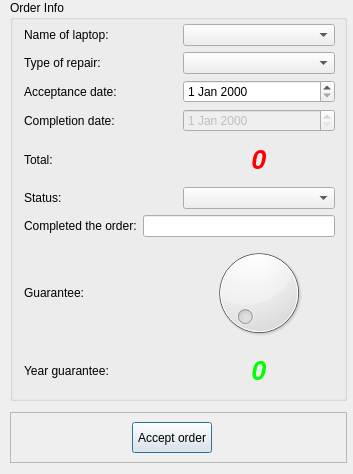
<?xml version="1.0" encoding="UTF-8"?>
<ui version="4.0">
 <class>RecordWindow</class>
 <widget class="QDialog" name="RecordWindow">
  <property name="geometry">
   <rect>
    <x>0</x>
    <y>0</y>
    <width>353</width>
    <height>474</height>
   </rect>
  </property>
  <property name="minimumSize">
   <size>
    <width>353</width>
    <height>474</height>
   </size>
  </property>
  <property name="maximumSize">
   <size>
    <width>353</width>
    <height>474</height>
   </size>
  </property>
  <property name="windowTitle">
   <string>Add record</string>
  </property>
  <widget class="QFrame" name="accept_frame">
   <property name="geometry">
    <rect>
     <x>10</x>
     <y>412</y>
     <width>337</width>
     <height>51</height>
    </rect>
   </property>
   <property name="frameShape">
    <enum>QFrame::StyledPanel</enum>
   </property>
   <property name="frameShadow">
    <enum>QFrame::Raised</enum>
   </property>
   <widget class="QPushButton" name="accept_btn">
    <property name="geometry">
     <rect>
      <x>122</x>
      <y>10</y>
      <width>80</width>
      <height>31</height>
     </rect>
    </property>
    <property name="text">
     <string>Accept order</string>
    </property>
   </widget>
  </widget>
  <widget class="QGroupBox" name="order_info_gBox">
   <property name="geometry">
    <rect>
     <x>10</x>
     <y>0</y>
     <width>337</width>
     <height>401</height>
    </rect>
   </property>
   <property name="title">
    <string>Order Info</string>
   </property>
   <widget class="QWidget" name="layoutWidget">
    <property name="geometry">
     <rect>
      <x>14</x>
      <y>24</y>
      <width>311</width>
      <height>368</height>
     </rect>
    </property>
    <layout class="QVBoxLayout" name="verticalLayout">
     <item>
      <layout class="QHBoxLayout" name="name_hLayout">
       <item>
        <widget class="QLabel" name="name_label">
         <property name="text">
          <string>Name of laptop:</string>
         </property>
        </widget>
       </item>
       <item>
        <widget class="QComboBox" name="name_comboBox"/>
       </item>
      </layout>
     </item>
     <item>
      <layout class="QHBoxLayout" name="type_of_repairhLayout">
       <item>
        <widget class="QLabel" name="type_label">
         <property name="text">
          <string>Type of repair:</string>
         </property>
        </widget>
       </item>
       <item>
        <widget class="QComboBox" name="type_repair_comboBox"/>
       </item>
      </layout>
     </item>
     <item>
      <layout class="QHBoxLayout" name="acceptance_date_hLayout">
       <item>
        <widget class="QLabel" name="accept_date_label">
         <property name="text">
          <string>Acceptance date:</string>
         </property>
        </widget>
       </item>
       <item>
        <widget class="QDateEdit" name="accept_dateEdit"/>
       </item>
      </layout>
     </item>
     <item>
      <layout class="QHBoxLayout" name="completion_date_hLayout">
       <item>
        <widget class="QLabel" name="complete_date_label">
         <property name="text">
          <string>Completion date:</string>
         </property>
        </widget>
       </item>
       <item>
        <widget class="QDateEdit" name="complete_dateEdit">
         <property name="enabled">
          <bool>false</bool>
         </property>
        </widget>
       </item>
      </layout>
     </item>
     <item>
      <layout class="QHBoxLayout" name="total_hLayout">
       <item>
        <widget class="QLabel" name="total_label">
         <property name="text">
          <string>Total:</string>
         </property>
        </widget>
       </item>
       <item>
        <widget class="QLabel" name="total_value_label">
         <property name="font">
          <font>
           <pointsize>20</pointsize>
           <weight>75</weight>
           <italic>true</italic>
           <bold>true</bold>
          </font>
         </property>
         <property name="styleSheet">
          <string notr="true">color: rgb(255, 0, 0);</string>
         </property>
         <property name="text">
          <string>0</string>
         </property>
         <property name="alignment">
          <set>Qt::AlignCenter</set>
         </property>
        </widget>
       </item>
      </layout>
     </item>
     <item>
      <layout class="QHBoxLayout" name="status_hLayout">
       <item>
        <widget class="QLabel" name="status_label">
         <property name="text">
          <string>Status:</string>
         </property>
        </widget>
       </item>
       <item>
        <widget class="QComboBox" name="status_comboBox"/>
       </item>
      </layout>
     </item>
     <item>
      <layout class="QHBoxLayout" name="completed_order_name_hLayout">
       <item>
        <widget class="QLabel" name="completed_order_name_label">
         <property name="text">
          <string>Completed the order:</string>
         </property>
        </widget>
       </item>
       <item>
        <widget class="QLineEdit" name="completed_order_name_lEdit">
         <property name="enabled">
          <bool>true</bool>
         </property>
        </widget>
       </item>
      </layout>
     </item>
     <item>
      <layout class="QHBoxLayout" name="guarantee_hLabel">
       <item>
        <widget class="QLabel" name="guarantee_label">
         <property name="text">
          <string>Guarantee:</string>
         </property>
        </widget>
       </item>
       <item>
        <widget class="QDial" name="guarantee_dial">
         <property name="mouseTracking">
          <bool>false</bool>
         </property>
         <property name="focusPolicy">
          <enum>Qt::ClickFocus</enum>
         </property>
         <property name="maximum">
          <number>10</number>
         </property>
         <property name="tracking">
          <bool>true</bool>
         </property>
         <property name="orientation">
          <enum>Qt::Horizontal</enum>
         </property>
         <property name="invertedAppearance">
          <bool>false</bool>
         </property>
         <property name="invertedControls">
          <bool>true</bool>
         </property>
         <property name="wrapping">
          <bool>false</bool>
         </property>
         <property name="notchesVisible">
          <bool>false</bool>
         </property>
        </widget>
       </item>
      </layout>
     </item>
     <item>
      <layout class="QHBoxLayout" name="year_guarantee_hLayout">
       <item>
        <widget class="QLabel" name="year_guarantee_label">
         <property name="text">
          <string>Year guarantee: </string>
         </property>
        </widget>
       </item>
       <item>
        <widget class="QLabel" name="year_guarantee_count_label">
         <property name="font">
          <font>
           <pointsize>20</pointsize>
           <weight>75</weight>
           <italic>true</italic>
           <bold>true</bold>
          </font>
         </property>
         <property name="styleSheet">
          <string notr="true">color: rgb(0, 255, 0);</string>
         </property>
         <property name="text">
          <string>0</string>
         </property>
         <property name="alignment">
          <set>Qt::AlignCenter</set>
         </property>
        </widget>
       </item>
      </layout>
     </item>
    </layout>
   </widget>
  </widget>
 </widget>
 <resources/>
 <connections/>
</ui>
